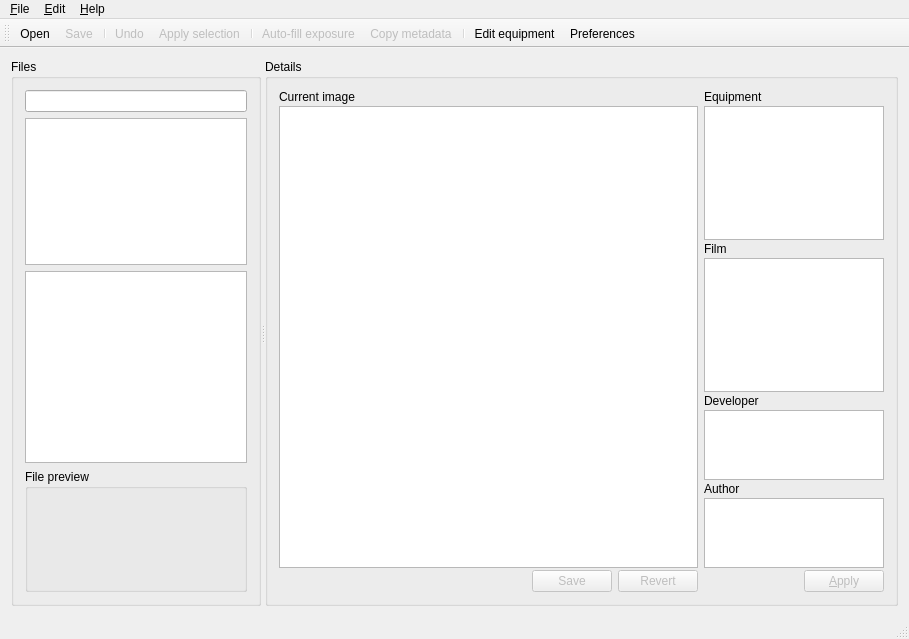
<?xml version="1.0" encoding="UTF-8"?>
<ui version="4.0">
 <class>AnalogExifClass</class>
 <widget class="QMainWindow" name="AnalogExifClass">
  <property name="geometry">
   <rect>
    <x>0</x>
    <y>0</y>
    <width>909</width>
    <height>639</height>
   </rect>
  </property>
  <property name="windowTitle">
   <string/>
  </property>
  <property name="windowIcon">
   <iconset resource="../analogexif.qrc">
    <normaloff>:/images/icons/film_edit.png</normaloff>:/images/icons/film_edit.png</iconset>
  </property>
  <property name="statusTip">
   <string/>
  </property>
  <widget class="QWidget" name="centralWidget">
   <property name="sizePolicy">
    <sizepolicy hsizetype="Expanding" vsizetype="Expanding">
     <horstretch>100</horstretch>
     <verstretch>100</verstretch>
    </sizepolicy>
   </property>
   <property name="maximumSize">
    <size>
     <width>16777215</width>
     <height>16777215</height>
    </size>
   </property>
   <layout class="QGridLayout" name="gridLayout">
    <item row="0" column="0">
     <widget class="QSplitter" name="splitter">
      <property name="sizePolicy">
       <sizepolicy hsizetype="Expanding" vsizetype="Expanding">
        <horstretch>100</horstretch>
        <verstretch>100</verstretch>
       </sizepolicy>
      </property>
      <property name="frameShape">
       <enum>QFrame::NoFrame</enum>
      </property>
      <property name="orientation">
       <enum>Qt::Horizontal</enum>
      </property>
      <property name="childrenCollapsible">
       <bool>true</bool>
      </property>
      <widget class="QGroupBox" name="groupBox">
       <property name="sizePolicy">
        <sizepolicy hsizetype="Preferred" vsizetype="Preferred">
         <horstretch>30</horstretch>
         <verstretch>0</verstretch>
        </sizepolicy>
       </property>
       <property name="minimumSize">
        <size>
         <width>250</width>
         <height>0</height>
        </size>
       </property>
       <property name="title">
        <string>Files</string>
       </property>
       <layout class="QVBoxLayout" name="verticalLayout" stretch="0,30,0,25">
        <item>
         <widget class="QLineEdit" name="directoryLine">
          <property name="font">
           <font>
            <kerning>true</kerning>
           </font>
          </property>
          <property name="statusTip">
           <string>Current directory</string>
          </property>
         </widget>
        </item>
        <item>
         <widget class="QTreeView" name="dirView">
          <property name="sizePolicy">
           <sizepolicy hsizetype="Preferred" vsizetype="Expanding">
            <horstretch>0</horstretch>
            <verstretch>75</verstretch>
           </sizepolicy>
          </property>
          <property name="font">
           <font>
            <kerning>true</kerning>
           </font>
          </property>
          <property name="contextMenuPolicy">
           <enum>Qt::ActionsContextMenu</enum>
          </property>
          <property name="statusTip">
           <string>File system view</string>
          </property>
          <property name="styleSheet">
           <string notr="true">/* keep selection even when focus is lost */
QTreeView::item:selected:!active{
	selection-color:						palette(highlighted-text);
	selection-background-color:	palette(highlight);
}</string>
          </property>
          <property name="editTriggers">
           <set>QAbstractItemView::EditKeyPressed|QAbstractItemView::SelectedClicked</set>
          </property>
          <property name="dragDropMode">
           <enum>QAbstractItemView::DragDrop</enum>
          </property>
          <property name="selectionMode">
           <enum>QAbstractItemView::ExtendedSelection</enum>
          </property>
          <property name="indentation">
           <number>10</number>
          </property>
          <property name="uniformRowHeights">
           <bool>true</bool>
          </property>
          <property name="sortingEnabled">
           <bool>false</bool>
          </property>
          <property name="animated">
           <bool>false</bool>
          </property>
          <attribute name="headerVisible">
           <bool>true</bool>
          </attribute>
         </widget>
        </item>
        <item>
         <widget class="QListView" name="fileView">
          <property name="font">
           <font>
            <pointsize>13</pointsize>
           </font>
          </property>
          <property name="contextMenuPolicy">
           <enum>Qt::ActionsContextMenu</enum>
          </property>
          <property name="editTriggers">
           <set>QAbstractItemView::EditKeyPressed|QAbstractItemView::SelectedClicked</set>
          </property>
          <property name="showDropIndicator" stdset="0">
           <bool>false</bool>
          </property>
          <property name="alternatingRowColors">
           <bool>true</bool>
          </property>
          <property name="selectionMode">
           <enum>QAbstractItemView::ExtendedSelection</enum>
          </property>
          <property name="selectionBehavior">
           <enum>QAbstractItemView::SelectRows</enum>
          </property>
          <property name="isWrapping" stdset="0">
           <bool>false</bool>
          </property>
          <property name="viewMode">
           <enum>QListView::ListMode</enum>
          </property>
          <property name="uniformItemSizes">
           <bool>true</bool>
          </property>
         </widget>
        </item>
        <item>
         <widget class="QGroupBox" name="filePreviewGroupBox">
          <property name="sizePolicy">
           <sizepolicy hsizetype="Preferred" vsizetype="Preferred">
            <horstretch>100</horstretch>
            <verstretch>25</verstretch>
           </sizepolicy>
          </property>
          <property name="title">
           <string>File preview</string>
          </property>
          <layout class="QHBoxLayout" name="horizontalLayout">
           <item>
            <widget class="QLabel" name="filePreview">
             <property name="sizePolicy">
              <sizepolicy hsizetype="Minimum" vsizetype="Minimum">
               <horstretch>0</horstretch>
               <verstretch>0</verstretch>
              </sizepolicy>
             </property>
             <property name="minimumSize">
              <size>
               <width>11</width>
               <height>0</height>
              </size>
             </property>
             <property name="baseSize">
              <size>
               <width>11</width>
               <height>0</height>
              </size>
             </property>
             <property name="text">
              <string/>
             </property>
             <property name="scaledContents">
              <bool>false</bool>
             </property>
             <property name="alignment">
              <set>Qt::AlignCenter</set>
             </property>
            </widget>
           </item>
          </layout>
         </widget>
        </item>
       </layout>
      </widget>
      <widget class="QGroupBox" name="groupBox_2">
       <property name="sizePolicy">
        <sizepolicy hsizetype="Expanding" vsizetype="Preferred">
         <horstretch>100</horstretch>
         <verstretch>0</verstretch>
        </sizepolicy>
       </property>
       <property name="title">
        <string>Details</string>
       </property>
       <layout class="QHBoxLayout" name="horizontalLayout_4" stretch="70,30">
        <item>
         <layout class="QVBoxLayout" name="verticalLayout_3">
          <property name="spacing">
           <number>2</number>
          </property>
          <item>
           <widget class="QLabel" name="label">
            <property name="sizePolicy">
             <sizepolicy hsizetype="Expanding" vsizetype="Preferred">
              <horstretch>0</horstretch>
              <verstretch>0</verstretch>
             </sizepolicy>
            </property>
            <property name="text">
             <string>Current image</string>
            </property>
           </widget>
          </item>
          <item>
           <widget class="GearTreeView" name="metadataView">
            <property name="sizePolicy">
             <sizepolicy hsizetype="Expanding" vsizetype="Expanding">
              <horstretch>0</horstretch>
              <verstretch>0</verstretch>
             </sizepolicy>
            </property>
            <property name="font">
             <font>
              <kerning>true</kerning>
             </font>
            </property>
            <property name="contextMenuPolicy">
             <enum>Qt::ActionsContextMenu</enum>
            </property>
            <property name="statusTip">
             <string>Current image properties</string>
            </property>
            <property name="showDropIndicator" stdset="0">
             <bool>false</bool>
            </property>
            <property name="alternatingRowColors">
             <bool>true</bool>
            </property>
            <property name="selectionMode">
             <enum>QAbstractItemView::ExtendedSelection</enum>
            </property>
            <property name="rootIsDecorated">
             <bool>true</bool>
            </property>
            <property name="uniformRowHeights">
             <bool>true</bool>
            </property>
            <property name="allColumnsShowFocus">
             <bool>true</bool>
            </property>
            <attribute name="headerVisible">
             <bool>false</bool>
            </attribute>
            <attribute name="headerCascadingSectionResizes">
             <bool>true</bool>
            </attribute>
           </widget>
          </item>
          <item>
           <layout class="QHBoxLayout" name="horizontalLayout_3">
            <item>
             <spacer name="horizontalSpacer">
              <property name="orientation">
               <enum>Qt::Horizontal</enum>
              </property>
              <property name="sizeHint" stdset="0">
               <size>
                <width>40</width>
                <height>20</height>
               </size>
              </property>
             </spacer>
            </item>
            <item>
             <widget class="QPushButton" name="applyChangesBtn">
              <property name="enabled">
               <bool>false</bool>
              </property>
              <property name="statusTip">
               <string>Apply changes</string>
              </property>
              <property name="text">
               <string>Save</string>
              </property>
             </widget>
            </item>
            <item>
             <widget class="QPushButton" name="revertBtn">
              <property name="enabled">
               <bool>false</bool>
              </property>
              <property name="statusTip">
               <string>Revert changes</string>
              </property>
              <property name="text">
               <string>Revert</string>
              </property>
              <property name="default">
               <bool>true</bool>
              </property>
             </widget>
            </item>
           </layout>
          </item>
         </layout>
        </item>
        <item>
         <layout class="QVBoxLayout" name="verticalLayout_2" stretch="0,30,0,30,0,15,0,15,0">
          <property name="spacing">
           <number>2</number>
          </property>
          <item>
           <widget class="QLabel" name="label_2">
            <property name="sizePolicy">
             <sizepolicy hsizetype="Expanding" vsizetype="Expanding">
              <horstretch>0</horstretch>
              <verstretch>0</verstretch>
             </sizepolicy>
            </property>
            <property name="text">
             <string>Equipment</string>
            </property>
           </widget>
          </item>
          <item>
           <widget class="GearTreeView" name="gearView">
            <property name="sizePolicy">
             <sizepolicy hsizetype="Expanding" vsizetype="Expanding">
              <horstretch>0</horstretch>
              <verstretch>0</verstretch>
             </sizepolicy>
            </property>
            <property name="font">
             <font>
              <kerning>true</kerning>
             </font>
            </property>
            <property name="contextMenuPolicy">
             <enum>Qt::ActionsContextMenu</enum>
            </property>
            <property name="toolTip">
             <string/>
            </property>
            <property name="statusTip">
             <string>Available equipment. Double-click to apply to the current photo.</string>
            </property>
            <property name="styleSheet">
             <string notr="true">/* keep selection even when focus is lost */
QTreeView::item:selected:!active{
	selection-color:						palette(highlighted-text);
	selection-background-color:	palette(highlight);
}</string>
            </property>
            <property name="editTriggers">
             <set>QAbstractItemView::NoEditTriggers</set>
            </property>
            <property name="showDropIndicator" stdset="0">
             <bool>false</bool>
            </property>
            <property name="alternatingRowColors">
             <bool>true</bool>
            </property>
            <property name="textElideMode">
             <enum>Qt::ElideRight</enum>
            </property>
            <property name="rootIsDecorated">
             <bool>true</bool>
            </property>
            <property name="uniformRowHeights">
             <bool>true</bool>
            </property>
            <property name="headerHidden">
             <bool>true</bool>
            </property>
           </widget>
          </item>
          <item>
           <widget class="QLabel" name="label_3">
            <property name="sizePolicy">
             <sizepolicy hsizetype="Expanding" vsizetype="Expanding">
              <horstretch>0</horstretch>
              <verstretch>0</verstretch>
             </sizepolicy>
            </property>
            <property name="text">
             <string>Film</string>
            </property>
           </widget>
          </item>
          <item>
           <widget class="GearListView" name="filmView">
            <property name="font">
             <font>
              <pointsize>13</pointsize>
              <kerning>true</kerning>
             </font>
            </property>
            <property name="contextMenuPolicy">
             <enum>Qt::ActionsContextMenu</enum>
            </property>
            <property name="toolTip">
             <string/>
            </property>
            <property name="statusTip">
             <string>List of available films. Double-click to apply to the current photo.</string>
            </property>
            <property name="styleSheet">
             <string notr="true">/* keep selection even when focus is lost */
QListView::item:selected:!active{
	selection-color:						palette(highlighted-text);
	selection-background-color:	palette(highlight);
}</string>
            </property>
            <property name="editTriggers">
             <set>QAbstractItemView::NoEditTriggers</set>
            </property>
            <property name="showDropIndicator" stdset="0">
             <bool>false</bool>
            </property>
            <property name="alternatingRowColors">
             <bool>true</bool>
            </property>
            <property name="uniformItemSizes">
             <bool>true</bool>
            </property>
           </widget>
          </item>
          <item>
           <widget class="QLabel" name="label_5">
            <property name="text">
             <string>Developer</string>
            </property>
           </widget>
          </item>
          <item>
           <widget class="GearListView" name="developerView">
            <property name="font">
             <font>
              <pointsize>13</pointsize>
              <kerning>true</kerning>
             </font>
            </property>
            <property name="contextMenuPolicy">
             <enum>Qt::ActionsContextMenu</enum>
            </property>
            <property name="statusTip">
             <string>List of the available photographic developers. Double-click to apply to the current photo.</string>
            </property>
            <property name="styleSheet">
             <string notr="true">/* keep selection even when focus is lost */
QListView::item:selected:!active{
	selection-color:						palette(highlighted-text);
	selection-background-color:	palette(highlight);
}</string>
            </property>
            <property name="alternatingRowColors">
             <bool>true</bool>
            </property>
           </widget>
          </item>
          <item>
           <widget class="QLabel" name="label_4">
            <property name="text">
             <string>Author</string>
            </property>
           </widget>
          </item>
          <item>
           <widget class="GearListView" name="authorView">
            <property name="font">
             <font>
              <pointsize>13</pointsize>
              <kerning>true</kerning>
             </font>
            </property>
            <property name="contextMenuPolicy">
             <enum>Qt::ActionsContextMenu</enum>
            </property>
            <property name="statusTip">
             <string>List of the defined authors. Double-click to apply to the current photo.</string>
            </property>
            <property name="styleSheet">
             <string notr="true">/* keep selection even when focus is lost */
QListView::item:selected:!active{
	selection-color:						palette(highlighted-text);
	selection-background-color:	palette(highlight);
}</string>
            </property>
            <property name="alternatingRowColors">
             <bool>true</bool>
            </property>
           </widget>
          </item>
          <item>
           <layout class="QHBoxLayout" name="horizontalLayout_2">
            <item>
             <spacer name="horizontalSpacer_2">
              <property name="orientation">
               <enum>Qt::Horizontal</enum>
              </property>
              <property name="sizeHint" stdset="0">
               <size>
                <width>40</width>
                <height>20</height>
               </size>
              </property>
             </spacer>
            </item>
            <item>
             <widget class="QPushButton" name="applyGearBtn">
              <property name="enabled">
               <bool>false</bool>
              </property>
              <property name="toolTip">
               <string/>
              </property>
              <property name="statusTip">
               <string>Apply selected equipment to the current photo</string>
              </property>
              <property name="text">
               <string>&amp;Apply</string>
              </property>
             </widget>
            </item>
           </layout>
          </item>
         </layout>
        </item>
       </layout>
      </widget>
     </widget>
    </item>
   </layout>
  </widget>
  <widget class="QMenuBar" name="menuBar">
   <property name="geometry">
    <rect>
     <x>0</x>
     <y>0</y>
     <width>909</width>
     <height>34</height>
    </rect>
   </property>
   <widget class="QMenu" name="menu_File">
    <property name="title">
     <string>&amp;File</string>
    </property>
    <addaction name="actionOpen"/>
    <addaction name="action_Save"/>
    <addaction name="separator"/>
    <addaction name="actionExit"/>
   </widget>
   <widget class="QMenu" name="menu_Help">
    <property name="title">
     <string>&amp;Help</string>
    </property>
    <addaction name="actionHelp"/>
    <addaction name="separator"/>
    <addaction name="action_About"/>
   </widget>
   <widget class="QMenu" name="menu_Edit">
    <property name="title">
     <string>&amp;Edit</string>
    </property>
    <widget class="QMenu" name="menuEquipment">
     <property name="title">
      <string>&amp;Equipment...</string>
     </property>
     <addaction name="actionOpen_library"/>
     <addaction name="actionNew_library"/>
     <addaction name="separator"/>
     <addaction name="actionEdit_gear"/>
    </widget>
    <widget class="QMenu" name="menu_Batch_operation">
     <property name="title">
      <string>&amp;Batch operations...</string>
     </property>
     <addaction name="actionAuto_fill_exposure"/>
     <addaction name="action_Copy_metadata"/>
    </widget>
    <addaction name="action_Undo"/>
    <addaction name="actionApply_gear"/>
    <addaction name="action_Clear_tag_value"/>
    <addaction name="separator"/>
    <addaction name="menuEquipment"/>
    <addaction name="menu_Batch_operation"/>
    <addaction name="separator"/>
    <addaction name="actionPreferences"/>
   </widget>
   <addaction name="menu_File"/>
   <addaction name="menu_Edit"/>
   <addaction name="menu_Help"/>
  </widget>
  <widget class="QToolBar" name="mainToolBar">
   <attribute name="toolBarArea">
    <enum>TopToolBarArea</enum>
   </attribute>
   <attribute name="toolBarBreak">
    <bool>false</bool>
   </attribute>
   <addaction name="actionOpen"/>
   <addaction name="action_Save"/>
   <addaction name="separator"/>
   <addaction name="action_Undo"/>
   <addaction name="actionApply_gear"/>
   <addaction name="separator"/>
   <addaction name="actionAuto_fill_exposure"/>
   <addaction name="action_Copy_metadata"/>
   <addaction name="separator"/>
   <addaction name="actionEdit_gear"/>
   <addaction name="actionPreferences"/>
  </widget>
  <widget class="QStatusBar" name="statusBar"/>
  <action name="action_About">
   <property name="text">
    <string>&amp;About...</string>
   </property>
   <property name="statusTip">
    <string>About Analog Exif...</string>
   </property>
   <property name="menuRole">
    <enum>QAction::AboutRole</enum>
   </property>
  </action>
  <action name="actionExit">
   <property name="text">
    <string>E&amp;xit</string>
   </property>
   <property name="statusTip">
    <string>Exit</string>
   </property>
   <property name="menuRole">
    <enum>QAction::QuitRole</enum>
   </property>
  </action>
  <action name="actionPreferences">
   <property name="icon">
    <iconset resource="../analogexif.qrc">
     <normaloff>:/images/icons/cog.png</normaloff>:/images/icons/cog.png</iconset>
   </property>
   <property name="text">
    <string>&amp;Preferences...</string>
   </property>
   <property name="statusTip">
    <string>Edit preferences</string>
   </property>
  </action>
  <action name="actionEdit_gear">
   <property name="icon">
    <iconset resource="../analogexif.qrc">
     <normaloff>:/images/icons/camera_edit.png</normaloff>:/images/icons/camera_edit.png</iconset>
   </property>
   <property name="text">
    <string>Edit &amp;equipment</string>
   </property>
   <property name="toolTip">
    <string>Edit equipment</string>
   </property>
   <property name="statusTip">
    <string>Edit equipment library (camera, lens, film)</string>
   </property>
  </action>
  <action name="actionOpen">
   <property name="icon">
    <iconset resource="../analogexif.qrc">
     <normaloff>:/images/icons/folder_camera.png</normaloff>:/images/icons/folder_camera.png</iconset>
   </property>
   <property name="text">
    <string>&amp;Open...</string>
   </property>
   <property name="statusTip">
    <string>Open file</string>
   </property>
   <property name="shortcut">
    <string>Ctrl+O</string>
   </property>
   <property name="shortcutContext">
    <enum>Qt::ApplicationShortcut</enum>
   </property>
  </action>
  <action name="actionApply_gear">
   <property name="enabled">
    <bool>false</bool>
   </property>
   <property name="icon">
    <iconset resource="../analogexif.qrc">
     <normaloff>:/images/icons/camera_go.png</normaloff>:/images/icons/camera_go.png</iconset>
   </property>
   <property name="text">
    <string>Apply selection</string>
   </property>
   <property name="statusTip">
    <string>Apply selected equipment to the current photo</string>
   </property>
   <property name="shortcut">
    <string>Ctrl+Shift+A</string>
   </property>
  </action>
  <action name="action_Undo">
   <property name="enabled">
    <bool>false</bool>
   </property>
   <property name="icon">
    <iconset resource="../analogexif.qrc">
     <normaloff>:/images/icons/arrow_rotate_anticlockwise.png</normaloff>:/images/icons/arrow_rotate_anticlockwise.png</iconset>
   </property>
   <property name="text">
    <string>&amp;Undo</string>
   </property>
   <property name="statusTip">
    <string>Revert changes</string>
   </property>
   <property name="shortcut">
    <string>Ctrl+Z</string>
   </property>
  </action>
  <action name="action_Save">
   <property name="enabled">
    <bool>false</bool>
   </property>
   <property name="icon">
    <iconset resource="../analogexif.qrc">
     <normaloff>:/images/icons/disk.png</normaloff>:/images/icons/disk.png</iconset>
   </property>
   <property name="text">
    <string>&amp;Save</string>
   </property>
   <property name="statusTip">
    <string>Save changes to the current photo</string>
   </property>
   <property name="shortcut">
    <string>Ctrl+S</string>
   </property>
  </action>
  <action name="actionHelp">
   <property name="enabled">
    <bool>true</bool>
   </property>
   <property name="text">
    <string>&amp;Online help</string>
   </property>
   <property name="shortcut">
    <string>F1</string>
   </property>
  </action>
  <action name="action_Clear_tag_value">
   <property name="enabled">
    <bool>false</bool>
   </property>
   <property name="text">
    <string>&amp;Clear tag value</string>
   </property>
   <property name="shortcut">
    <string>Del</string>
   </property>
   <property name="shortcutContext">
    <enum>Qt::WidgetShortcut</enum>
   </property>
  </action>
  <action name="actionOpen_library">
   <property name="text">
    <string>&amp;Open library...</string>
   </property>
  </action>
  <action name="actionNew_library">
   <property name="text">
    <string>&amp;New library...</string>
   </property>
  </action>
  <action name="actionAuto_fill_exposure">
   <property name="enabled">
    <bool>false</bool>
   </property>
   <property name="icon">
    <iconset resource="../analogexif.qrc">
     <normaloff>:/images/icons/film_edit.png</normaloff>:/images/icons/film_edit.png</iconset>
   </property>
   <property name="text">
    <string>&amp;Auto-fill exposure</string>
   </property>
   <property name="toolTip">
    <string>Auto-fill exposure number for the photos in the same roll</string>
   </property>
   <property name="statusTip">
    <string>Auto-fill exposure number for the photos in the same roll</string>
   </property>
  </action>
  <action name="action_Copy_metadata">
   <property name="enabled">
    <bool>false</bool>
   </property>
   <property name="icon">
    <iconset resource="../analogexif.qrc">
     <normaloff>:/images/icons/film_go.png</normaloff>:/images/icons/film_go.png</iconset>
   </property>
   <property name="text">
    <string>&amp;Copy metadata</string>
   </property>
   <property name="toolTip">
    <string>Copy metadata from another file</string>
   </property>
   <property name="statusTip">
    <string>Copy metadata from another file</string>
   </property>
  </action>
  <action name="actionOpen_external">
   <property name="text">
    <string>Open...</string>
   </property>
   <property name="toolTip">
    <string>Open file in external program</string>
   </property>
   <property name="statusTip">
    <string>Open file in external program</string>
   </property>
  </action>
  <action name="actionRemove">
   <property name="text">
    <string>Remove</string>
   </property>
   <property name="toolTip">
    <string>Remove selected file(s) and folder(s)</string>
   </property>
   <property name="statusTip">
    <string>Remove selected file(s) and folder(s)</string>
   </property>
   <property name="shortcut">
    <string>Del</string>
   </property>
   <property name="shortcutContext">
    <enum>Qt::WidgetShortcut</enum>
   </property>
  </action>
  <action name="actionRename">
   <property name="text">
    <string>Rename</string>
   </property>
   <property name="toolTip">
    <string>Rename current file or folder</string>
   </property>
   <property name="statusTip">
    <string>Rename current file or folder</string>
   </property>
  </action>
 </widget>
 <layoutdefault spacing="6" margin="11"/>
 <customwidgets>
  <customwidget>
   <class>GearListView</class>
   <extends>QListView</extends>
   <header>gearlistview.h</header>
  </customwidget>
  <customwidget>
   <class>GearTreeView</class>
   <extends>QTreeView</extends>
   <header>geartreeview.h</header>
  </customwidget>
 </customwidgets>
 <tabstops>
  <tabstop>directoryLine</tabstop>
  <tabstop>fileView</tabstop>
  <tabstop>applyChangesBtn</tabstop>
  <tabstop>revertBtn</tabstop>
  <tabstop>applyGearBtn</tabstop>
  <tabstop>metadataView</tabstop>
  <tabstop>gearView</tabstop>
  <tabstop>filmView</tabstop>
  <tabstop>developerView</tabstop>
  <tabstop>authorView</tabstop>
 </tabstops>
 <resources>
  <include location="../analogexif.qrc"/>
 </resources>
 <connections>
  <connection>
   <sender>actionExit</sender>
   <signal>triggered()</signal>
   <receiver>AnalogExifClass</receiver>
   <slot>close()</slot>
   <hints>
    <hint type="sourcelabel">
     <x>-1</x>
     <y>-1</y>
    </hint>
    <hint type="destinationlabel">
     <x>454</x>
     <y>316</y>
    </hint>
   </hints>
  </connection>
  <connection>
   <sender>action_Undo</sender>
   <signal>triggered()</signal>
   <receiver>revertBtn</receiver>
   <slot>click()</slot>
   <hints>
    <hint type="sourcelabel">
     <x>-1</x>
     <y>-1</y>
    </hint>
    <hint type="destinationlabel">
     <x>851</x>
     <y>583</y>
    </hint>
   </hints>
  </connection>
  <connection>
   <sender>action_Save</sender>
   <signal>triggered()</signal>
   <receiver>applyChangesBtn</receiver>
   <slot>click()</slot>
   <hints>
    <hint type="sourcelabel">
     <x>-1</x>
     <y>-1</y>
    </hint>
    <hint type="destinationlabel">
     <x>770</x>
     <y>583</y>
    </hint>
   </hints>
  </connection>
  <connection>
   <sender>applyGearBtn</sender>
   <signal>clicked()</signal>
   <receiver>actionApply_gear</receiver>
   <slot>trigger()</slot>
   <hints>
    <hint type="sourcelabel">
     <x>850</x>
     <y>582</y>
    </hint>
    <hint type="destinationlabel">
     <x>-1</x>
     <y>-1</y>
    </hint>
   </hints>
  </connection>
 </connections>
</ui>
